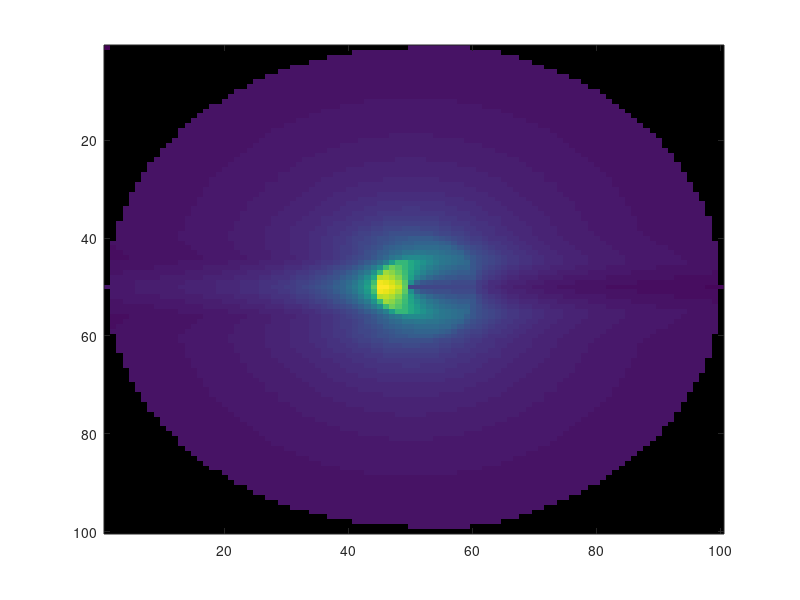

Write MATLAB code to recreate this figure.
close all; 
clear; 
input = zeros(100); 
m = zeros(size(input));
rho = zeros(1,100); 
theta = linspace(-90,90,100);
rho(45:50) = 10;
rho(50:60) = 2; 

y = repmat(-49:50,100,1);
x= y';

for theta=0:pi/180:pi
    test = x.*cos(theta)+y.*sin(theta);
    v = interp1(-49:50,rho,test(:),'pchip');
    v(isnan(NaN)) = 0;
    v = reshape(v,100,100);
    m = m + v;
end
figure(); 
imagesc(m);
